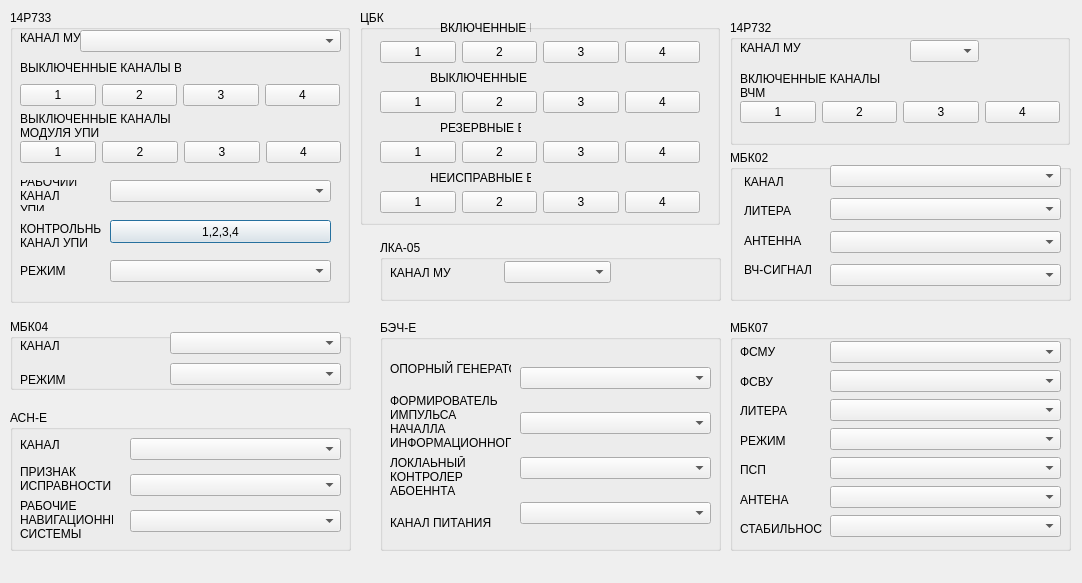
<?xml version="1.0" encoding="UTF-8"?>
<ui version="4.0">
 <class>bkupi_widg</class>
 <widget class="QDialog" name="bkupi_widg">
  <property name="geometry">
   <rect>
    <x>0</x>
    <y>0</y>
    <width>1082</width>
    <height>583</height>
   </rect>
  </property>
  <property name="windowTitle">
   <string>Dialog</string>
  </property>
  <widget class="QGroupBox" name="_14r733">
   <property name="geometry">
    <rect>
     <x>10</x>
     <y>10</y>
     <width>340</width>
     <height>293</height>
    </rect>
   </property>
   <property name="title">
    <string>14Р733</string>
   </property>
   <property name="flat">
    <bool>false</bool>
   </property>
   <property name="checkable">
    <bool>false</bool>
   </property>
   <property name="checked">
    <bool>false</bool>
   </property>
   <widget class="QLabel" name="label">
    <property name="geometry">
     <rect>
      <x>10</x>
      <y>20</y>
      <width>61</width>
      <height>16</height>
     </rect>
    </property>
    <property name="text">
     <string>КАНАЛ МУ</string>
    </property>
   </widget>
   <widget class="QLabel" name="label_2">
    <property name="geometry">
     <rect>
      <x>10</x>
      <y>50</y>
      <width>161</width>
      <height>16</height>
     </rect>
    </property>
    <property name="text">
     <string>ВЫКЛЮЧЕННЫЕ КАНАЛЫ ВЧМ</string>
    </property>
   </widget>
   <widget class="QLabel" name="label_3">
    <property name="geometry">
     <rect>
      <x>10</x>
      <y>100</y>
      <width>181</width>
      <height>31</height>
     </rect>
    </property>
    <property name="text">
     <string>ВЫКЛЮЧЕННЫЕ КАНАЛЫ МОДУЛЯ УПИ</string>
    </property>
    <property name="textFormat">
     <enum>Qt::AutoText</enum>
    </property>
    <property name="scaledContents">
     <bool>false</bool>
    </property>
    <property name="wordWrap">
     <bool>true</bool>
    </property>
    <property name="margin">
     <number>0</number>
    </property>
    <property name="indent">
     <number>-1</number>
    </property>
    <property name="openExternalLinks">
     <bool>false</bool>
    </property>
   </widget>
   <widget class="QLabel" name="label_4">
    <property name="geometry">
     <rect>
      <x>10</x>
      <y>170</y>
      <width>61</width>
      <height>31</height>
     </rect>
    </property>
    <property name="text">
     <string>РАБОЧИЙ КАНАЛ УПИ</string>
    </property>
    <property name="wordWrap">
     <bool>true</bool>
    </property>
   </widget>
   <widget class="QLabel" name="label_5">
    <property name="geometry">
     <rect>
      <x>10</x>
      <y>210</y>
      <width>81</width>
      <height>31</height>
     </rect>
    </property>
    <property name="text">
     <string>КОНТРОЛЬНЫЙ КАНАЛ УПИ</string>
    </property>
    <property name="wordWrap">
     <bool>true</bool>
    </property>
   </widget>
   <widget class="QLabel" name="label_6">
    <property name="geometry">
     <rect>
      <x>10</x>
      <y>250</y>
      <width>47</width>
      <height>21</height>
     </rect>
    </property>
    <property name="text">
     <string>РЕЖИМ</string>
    </property>
   </widget>
   <widget class="QPushButton" name="_14r733_ccupi">
    <property name="geometry">
     <rect>
      <x>100</x>
      <y>210</y>
      <width>221</width>
      <height>23</height>
     </rect>
    </property>
    <property name="text">
     <string>1,2,3,4</string>
    </property>
   </widget>
   <widget class="QWidget" name="layoutWidget">
    <property name="geometry">
     <rect>
      <x>10</x>
      <y>70</y>
      <width>320</width>
      <height>31</height>
     </rect>
    </property>
    <layout class="QHBoxLayout" name="horizontalLayout">
     <item>
      <widget class="QPushButton" name="_14r733_vchm1">
       <property name="text">
        <string>1</string>
       </property>
       <property name="checkable">
        <bool>true</bool>
       </property>
      </widget>
     </item>
     <item>
      <widget class="QPushButton" name="_14r733_vchm2">
       <property name="text">
        <string>2</string>
       </property>
       <property name="checkable">
        <bool>true</bool>
       </property>
      </widget>
     </item>
     <item>
      <widget class="QPushButton" name="_14r733_vchm3">
       <property name="text">
        <string>3</string>
       </property>
       <property name="checkable">
        <bool>true</bool>
       </property>
      </widget>
     </item>
     <item>
      <widget class="QPushButton" name="_14r733_vchm4">
       <property name="text">
        <string>4</string>
       </property>
       <property name="checkable">
        <bool>true</bool>
       </property>
      </widget>
     </item>
    </layout>
   </widget>
   <widget class="QWidget" name="layoutWidget">
    <property name="geometry">
     <rect>
      <x>10</x>
      <y>130</y>
      <width>321</width>
      <height>25</height>
     </rect>
    </property>
    <layout class="QHBoxLayout" name="horizontalLayout_2">
     <item>
      <widget class="QPushButton" name="_14r733_upi1">
       <property name="text">
        <string>1</string>
       </property>
       <property name="checkable">
        <bool>true</bool>
       </property>
      </widget>
     </item>
     <item>
      <widget class="QPushButton" name="_14r733_upi2">
       <property name="text">
        <string>2</string>
       </property>
       <property name="checkable">
        <bool>true</bool>
       </property>
      </widget>
     </item>
     <item>
      <widget class="QPushButton" name="_14r733_upi3">
       <property name="text">
        <string>3</string>
       </property>
       <property name="checkable">
        <bool>true</bool>
       </property>
      </widget>
     </item>
     <item>
      <widget class="QPushButton" name="_14r733_upi4">
       <property name="text">
        <string>4</string>
       </property>
       <property name="checkable">
        <bool>true</bool>
       </property>
      </widget>
     </item>
    </layout>
   </widget>
   <widget class="QComboBox" name="_14p733_rku">
    <property name="geometry">
     <rect>
      <x>100</x>
      <y>170</y>
      <width>221</width>
      <height>22</height>
     </rect>
    </property>
   </widget>
   <widget class="QComboBox" name="_14p733_regim">
    <property name="geometry">
     <rect>
      <x>100</x>
      <y>250</y>
      <width>221</width>
      <height>22</height>
     </rect>
    </property>
   </widget>
   <widget class="QComboBox" name="_14P733_ch">
    <property name="geometry">
     <rect>
      <x>70</x>
      <y>20</y>
      <width>261</width>
      <height>22</height>
     </rect>
    </property>
   </widget>
  </widget>
  <widget class="QGroupBox" name="mbk04">
   <property name="geometry">
    <rect>
     <x>10</x>
     <y>319</y>
     <width>341</width>
     <height>71</height>
    </rect>
   </property>
   <property name="title">
    <string>МБК04</string>
   </property>
   <widget class="QWidget" name="layoutWidget">
    <property name="geometry">
     <rect>
      <x>10</x>
      <y>13</y>
      <width>111</width>
      <height>61</height>
     </rect>
    </property>
    <layout class="QVBoxLayout" name="verticalLayout_2">
     <item>
      <widget class="QLabel" name="label_7">
       <property name="text">
        <string>КАНАЛ</string>
       </property>
      </widget>
     </item>
     <item>
      <widget class="QLabel" name="label_8">
       <property name="text">
        <string>РЕЖИМ</string>
       </property>
      </widget>
     </item>
    </layout>
   </widget>
   <widget class="QWidget" name="layoutWidget">
    <property name="geometry">
     <rect>
      <x>160</x>
      <y>10</y>
      <width>171</width>
      <height>61</height>
     </rect>
    </property>
    <layout class="QVBoxLayout" name="verticalLayout_4">
     <item>
      <widget class="QComboBox" name="mbk04_chanel"/>
     </item>
     <item>
      <widget class="QComboBox" name="mbk04_mode"/>
     </item>
    </layout>
   </widget>
  </widget>
  <widget class="QGroupBox" name="mbk07">
   <property name="geometry">
    <rect>
     <x>730</x>
     <y>320</y>
     <width>341</width>
     <height>231</height>
    </rect>
   </property>
   <property name="title">
    <string>МБК07</string>
   </property>
   <widget class="QWidget" name="layoutWidget">
    <property name="geometry">
     <rect>
      <x>10</x>
      <y>20</y>
      <width>82</width>
      <height>201</height>
     </rect>
    </property>
    <layout class="QVBoxLayout" name="verticalLayout">
     <item>
      <widget class="QLabel" name="label_9">
       <property name="text">
        <string>ФСМУ</string>
       </property>
      </widget>
     </item>
     <item>
      <widget class="QLabel" name="label_10">
       <property name="text">
        <string>ФСВУ</string>
       </property>
      </widget>
     </item>
     <item>
      <widget class="QLabel" name="label_11">
       <property name="text">
        <string>ЛИТЕРА</string>
       </property>
      </widget>
     </item>
     <item>
      <widget class="QLabel" name="label_12">
       <property name="text">
        <string>РЕЖИМ</string>
       </property>
      </widget>
     </item>
     <item>
      <widget class="QLabel" name="label_13">
       <property name="text">
        <string>ПСП</string>
       </property>
      </widget>
     </item>
     <item>
      <widget class="QLabel" name="label_14">
       <property name="text">
        <string>АНТЕНА</string>
       </property>
      </widget>
     </item>
     <item>
      <widget class="QLabel" name="label_15">
       <property name="text">
        <string>СТАБИЛЬНОСТЬ</string>
       </property>
      </widget>
     </item>
    </layout>
   </widget>
   <widget class="QWidget" name="layoutWidget">
    <property name="geometry">
     <rect>
      <x>100</x>
      <y>20</y>
      <width>231</width>
      <height>199</height>
     </rect>
    </property>
    <layout class="QVBoxLayout" name="verticalLayout_3">
     <item>
      <widget class="QComboBox" name="mbk07_fsmy"/>
     </item>
     <item>
      <widget class="QComboBox" name="mbk07_fsvy"/>
     </item>
     <item>
      <widget class="QComboBox" name="mbk07_lt"/>
     </item>
     <item>
      <widget class="QComboBox" name="mbk07_mode"/>
     </item>
     <item>
      <widget class="QComboBox" name="mbk07_psp"/>
     </item>
     <item>
      <widget class="QComboBox" name="mbk07_ant"/>
     </item>
     <item>
      <widget class="QComboBox" name="mbk07_stab"/>
     </item>
    </layout>
   </widget>
  </widget>
  <widget class="QGroupBox" name="cbk">
   <property name="geometry">
    <rect>
     <x>360</x>
     <y>10</y>
     <width>360</width>
     <height>215</height>
    </rect>
   </property>
   <property name="title">
    <string>ЦБК</string>
   </property>
   <property name="checkable">
    <bool>false</bool>
   </property>
   <widget class="QLabel" name="label_16">
    <property name="geometry">
     <rect>
      <x>80</x>
      <y>10</y>
      <width>91</width>
      <height>16</height>
     </rect>
    </property>
    <property name="text">
     <string>ВКЛЮЧЕННЫЕ ВМ</string>
    </property>
   </widget>
   <widget class="QLabel" name="label_17">
    <property name="geometry">
     <rect>
      <x>70</x>
      <y>60</y>
      <width>101</width>
      <height>16</height>
     </rect>
    </property>
    <property name="text">
     <string>ВЫКЛЮЧЕННЫЕ ВМ</string>
    </property>
   </widget>
   <widget class="QWidget" name="layoutWidget_2">
    <property name="geometry">
     <rect>
      <x>20</x>
      <y>30</y>
      <width>320</width>
      <height>25</height>
     </rect>
    </property>
    <layout class="QHBoxLayout" name="horizontalLayout_3">
     <item>
      <widget class="QPushButton" name="cbk_on_vm1">
       <property name="text">
        <string>1</string>
       </property>
       <property name="checkable">
        <bool>true</bool>
       </property>
      </widget>
     </item>
     <item>
      <widget class="QPushButton" name="cbk_on_vm2">
       <property name="text">
        <string>2</string>
       </property>
       <property name="checkable">
        <bool>true</bool>
       </property>
      </widget>
     </item>
     <item>
      <widget class="QPushButton" name="cbk_on_vm3">
       <property name="text">
        <string>3</string>
       </property>
       <property name="checkable">
        <bool>true</bool>
       </property>
      </widget>
     </item>
     <item>
      <widget class="QPushButton" name="cbk_on_vm4">
       <property name="text">
        <string>4</string>
       </property>
       <property name="checkable">
        <bool>true</bool>
       </property>
      </widget>
     </item>
    </layout>
   </widget>
   <widget class="QWidget" name="layoutWidget_3">
    <property name="geometry">
     <rect>
      <x>20</x>
      <y>80</y>
      <width>320</width>
      <height>25</height>
     </rect>
    </property>
    <layout class="QHBoxLayout" name="horizontalLayout_4">
     <item>
      <widget class="QPushButton" name="cbk_off_vm1">
       <property name="text">
        <string>1</string>
       </property>
       <property name="checkable">
        <bool>true</bool>
       </property>
      </widget>
     </item>
     <item>
      <widget class="QPushButton" name="cbk_off_vm2">
       <property name="text">
        <string>2</string>
       </property>
       <property name="checkable">
        <bool>true</bool>
       </property>
      </widget>
     </item>
     <item>
      <widget class="QPushButton" name="cbk_off_vm3">
       <property name="text">
        <string>3</string>
       </property>
       <property name="checkable">
        <bool>true</bool>
       </property>
      </widget>
     </item>
     <item>
      <widget class="QPushButton" name="cbk_off_vm4">
       <property name="text">
        <string>4</string>
       </property>
       <property name="checkable">
        <bool>true</bool>
       </property>
      </widget>
     </item>
    </layout>
   </widget>
   <widget class="QLabel" name="label_18">
    <property name="geometry">
     <rect>
      <x>80</x>
      <y>110</y>
      <width>81</width>
      <height>16</height>
     </rect>
    </property>
    <property name="text">
     <string>РЕЗЕРВНЫЕ ВМ</string>
    </property>
   </widget>
   <widget class="QLabel" name="label_19">
    <property name="geometry">
     <rect>
      <x>70</x>
      <y>160</y>
      <width>101</width>
      <height>16</height>
     </rect>
    </property>
    <property name="text">
     <string>НЕИСПРАВНЫЕ ВМ</string>
    </property>
   </widget>
   <widget class="QWidget" name="layoutWidget_5">
    <property name="geometry">
     <rect>
      <x>20</x>
      <y>180</y>
      <width>320</width>
      <height>25</height>
     </rect>
    </property>
    <layout class="QHBoxLayout" name="horizontalLayout_7">
     <item>
      <widget class="QPushButton" name="cbk_wrong_vm1">
       <property name="text">
        <string>1</string>
       </property>
       <property name="checkable">
        <bool>true</bool>
       </property>
      </widget>
     </item>
     <item>
      <widget class="QPushButton" name="cbk_wrong_vm2">
       <property name="text">
        <string>2</string>
       </property>
       <property name="checkable">
        <bool>true</bool>
       </property>
      </widget>
     </item>
     <item>
      <widget class="QPushButton" name="cbk_wrong_vm3">
       <property name="text">
        <string>3</string>
       </property>
       <property name="checkable">
        <bool>true</bool>
       </property>
      </widget>
     </item>
     <item>
      <widget class="QPushButton" name="cbk_wrong_vm4">
       <property name="text">
        <string>4</string>
       </property>
       <property name="checkable">
        <bool>true</bool>
       </property>
      </widget>
     </item>
    </layout>
   </widget>
   <widget class="QWidget" name="layoutWidget_4">
    <property name="geometry">
     <rect>
      <x>20</x>
      <y>130</y>
      <width>320</width>
      <height>25</height>
     </rect>
    </property>
    <layout class="QHBoxLayout" name="horizontalLayout_6">
     <item>
      <widget class="QPushButton" name="cbk_backup_vm1">
       <property name="text">
        <string>1</string>
       </property>
       <property name="checkable">
        <bool>true</bool>
       </property>
      </widget>
     </item>
     <item>
      <widget class="QPushButton" name="cbk_backup_vm2">
       <property name="text">
        <string>2</string>
       </property>
       <property name="checkable">
        <bool>true</bool>
       </property>
      </widget>
     </item>
     <item>
      <widget class="QPushButton" name="cbk_backup_vm3">
       <property name="text">
        <string>3</string>
       </property>
       <property name="checkable">
        <bool>true</bool>
       </property>
      </widget>
     </item>
     <item>
      <widget class="QPushButton" name="cbk_backup_vm4">
       <property name="text">
        <string>4</string>
       </property>
       <property name="checkable">
        <bool>true</bool>
       </property>
      </widget>
     </item>
    </layout>
   </widget>
  </widget>
  <widget class="QGroupBox" name="lka_05">
   <property name="geometry">
    <rect>
     <x>380</x>
     <y>240</y>
     <width>341</width>
     <height>61</height>
    </rect>
   </property>
   <property name="title">
    <string>ЛКА-05</string>
   </property>
   <widget class="QWidget" name="layoutWidget">
    <property name="geometry">
     <rect>
      <x>10</x>
      <y>20</y>
      <width>221</width>
      <height>25</height>
     </rect>
    </property>
    <layout class="QHBoxLayout" name="horizontalLayout_8">
     <item>
      <widget class="QLabel" name="label_20">
       <property name="text">
        <string>КАНАЛ МУ</string>
       </property>
      </widget>
     </item>
     <item>
      <widget class="QComboBox" name="lka05_km_2"/>
     </item>
    </layout>
   </widget>
  </widget>
  <widget class="QGroupBox" name="groupBox_6">
   <property name="geometry">
    <rect>
     <x>380</x>
     <y>320</y>
     <width>341</width>
     <height>231</height>
    </rect>
   </property>
   <property name="title">
    <string>БЭЧ-Е</string>
   </property>
   <widget class="QWidget" name="layoutWidget">
    <property name="geometry">
     <rect>
      <x>10</x>
      <y>30</y>
      <width>121</width>
      <height>191</height>
     </rect>
    </property>
    <layout class="QVBoxLayout" name="verticalLayout_5">
     <item>
      <widget class="QLabel" name="label_21">
       <property name="text">
        <string>ОПОРНЫЙ ГЕНЕРАТОР</string>
       </property>
      </widget>
     </item>
     <item>
      <widget class="QLabel" name="label_22">
       <property name="text">
        <string>ФОРМИРОВАТЕЛЬ ИМПУЛЬСА НАЧАЛЛА ИНФОРМАЦИОННОГО КАДРА</string>
       </property>
       <property name="wordWrap">
        <bool>true</bool>
       </property>
      </widget>
     </item>
     <item>
      <widget class="QLabel" name="label_23">
       <property name="text">
        <string>ЛОКЛАЬНЫЙ КОНТРОЛЕР АБОЕННТА</string>
       </property>
       <property name="wordWrap">
        <bool>true</bool>
       </property>
      </widget>
     </item>
     <item>
      <widget class="QLabel" name="label_24">
       <property name="text">
        <string>КАНАЛ ПИТАНИЯ</string>
       </property>
      </widget>
     </item>
    </layout>
   </widget>
   <widget class="QWidget" name="layoutWidget">
    <property name="geometry">
     <rect>
      <x>140</x>
      <y>30</y>
      <width>191</width>
      <height>191</height>
     </rect>
    </property>
    <layout class="QVBoxLayout" name="verticalLayout_6">
     <item>
      <widget class="QComboBox" name="beh_og"/>
     </item>
     <item>
      <widget class="QComboBox" name="beh_finik"/>
     </item>
     <item>
      <widget class="QComboBox" name="beh_lka"/>
     </item>
     <item>
      <widget class="QComboBox" name="beh_kp"/>
     </item>
    </layout>
   </widget>
  </widget>
  <widget class="QGroupBox" name="_14P732">
   <property name="geometry">
    <rect>
     <x>730</x>
     <y>20</y>
     <width>340</width>
     <height>125</height>
    </rect>
   </property>
   <property name="title">
    <string>14Р732</string>
   </property>
   <widget class="QLabel" name="label_25">
    <property name="geometry">
     <rect>
      <x>10</x>
      <y>20</y>
      <width>61</width>
      <height>16</height>
     </rect>
    </property>
    <property name="text">
     <string>КАНАЛ МУ</string>
    </property>
   </widget>
   <widget class="QLabel" name="label_26">
    <property name="geometry">
     <rect>
      <x>10</x>
      <y>50</y>
      <width>151</width>
      <height>31</height>
     </rect>
    </property>
    <property name="text">
     <string>ВКЛЮЧЕННЫЕ КАНАЛЫ ВЧМ</string>
    </property>
    <property name="wordWrap">
     <bool>true</bool>
    </property>
   </widget>
   <widget class="QWidget" name="layoutWidget_6">
    <property name="geometry">
     <rect>
      <x>10</x>
      <y>80</y>
      <width>320</width>
      <height>25</height>
     </rect>
    </property>
    <layout class="QHBoxLayout" name="horizontalLayout_9">
     <item>
      <widget class="QPushButton" name="_14r732_vchm1">
       <property name="text">
        <string>1</string>
       </property>
       <property name="checkable">
        <bool>true</bool>
       </property>
      </widget>
     </item>
     <item>
      <widget class="QPushButton" name="_14r732_vchm2">
       <property name="text">
        <string>2</string>
       </property>
       <property name="checkable">
        <bool>true</bool>
       </property>
      </widget>
     </item>
     <item>
      <widget class="QPushButton" name="_14r732_vchm3">
       <property name="text">
        <string>3</string>
       </property>
       <property name="checkable">
        <bool>true</bool>
       </property>
      </widget>
     </item>
     <item>
      <widget class="QPushButton" name="_14r732_vchm4">
       <property name="text">
        <string>4</string>
       </property>
       <property name="checkable">
        <bool>true</bool>
       </property>
      </widget>
     </item>
    </layout>
   </widget>
   <widget class="QComboBox" name="_14P732_km">
    <property name="geometry">
     <rect>
      <x>180</x>
      <y>20</y>
      <width>69</width>
      <height>22</height>
     </rect>
    </property>
   </widget>
  </widget>
  <widget class="QGroupBox" name="mbk02">
   <property name="geometry">
    <rect>
     <x>730</x>
     <y>150</y>
     <width>341</width>
     <height>151</height>
    </rect>
   </property>
   <property name="title">
    <string>МБК02</string>
   </property>
   <widget class="QWidget" name="layoutWidget">
    <property name="geometry">
     <rect>
      <x>100</x>
      <y>10</y>
      <width>231</width>
      <height>131</height>
     </rect>
    </property>
    <layout class="QVBoxLayout" name="verticalLayout_7">
     <item>
      <widget class="QComboBox" name="mbk02_osn"/>
     </item>
     <item>
      <widget class="QComboBox" name="mbk02_lit"/>
     </item>
     <item>
      <widget class="QComboBox" name="mbk02_ant"/>
     </item>
     <item>
      <widget class="QComboBox" name="mbk02_vcs"/>
     </item>
    </layout>
   </widget>
   <widget class="QWidget" name="layoutWidget">
    <property name="geometry">
     <rect>
      <x>14</x>
      <y>20</y>
      <width>71</width>
      <height>111</height>
     </rect>
    </property>
    <layout class="QVBoxLayout" name="verticalLayout_8">
     <item>
      <widget class="QLabel" name="label_27">
       <property name="text">
        <string>КАНАЛ</string>
       </property>
      </widget>
     </item>
     <item>
      <widget class="QLabel" name="label_28">
       <property name="text">
        <string>ЛИТЕРА</string>
       </property>
      </widget>
     </item>
     <item>
      <widget class="QLabel" name="label_29">
       <property name="text">
        <string>АНТЕННА</string>
       </property>
      </widget>
     </item>
     <item>
      <widget class="QLabel" name="label_30">
       <property name="text">
        <string>ВЧ-СИГНАЛ</string>
       </property>
      </widget>
     </item>
    </layout>
   </widget>
  </widget>
  <widget class="QGroupBox" name="ach_e">
   <property name="enabled">
    <bool>true</bool>
   </property>
   <property name="geometry">
    <rect>
     <x>10</x>
     <y>410</y>
     <width>341</width>
     <height>141</height>
    </rect>
   </property>
   <property name="title">
    <string>АСН-Е</string>
   </property>
   <widget class="QWidget" name="layoutWidget">
    <property name="geometry">
     <rect>
      <x>10</x>
      <y>20</y>
      <width>93</width>
      <height>111</height>
     </rect>
    </property>
    <layout class="QVBoxLayout" name="verticalLayout_10">
     <item>
      <widget class="QLabel" name="label_37">
       <property name="text">
        <string>КАНАЛ</string>
       </property>
      </widget>
     </item>
     <item>
      <widget class="QLabel" name="label_38">
       <property name="text">
        <string>ПРИЗНАК ИСПРАВНОСТИ</string>
       </property>
       <property name="wordWrap">
        <bool>true</bool>
       </property>
      </widget>
     </item>
     <item>
      <widget class="QLabel" name="label_39">
       <property name="text">
        <string>РАБОЧИЕ НАВИГАЦИОННЫЕ СИСТЕМЫ</string>
       </property>
       <property name="wordWrap">
        <bool>true</bool>
       </property>
      </widget>
     </item>
    </layout>
   </widget>
   <widget class="QWidget" name="layoutWidget">
    <property name="geometry">
     <rect>
      <x>120</x>
      <y>20</y>
      <width>211</width>
      <height>111</height>
     </rect>
    </property>
    <layout class="QVBoxLayout" name="verticalLayout_12">
     <item>
      <widget class="QComboBox" name="acn_k"/>
     </item>
     <item>
      <widget class="QComboBox" name="acn_pi"/>
     </item>
     <item>
      <widget class="QComboBox" name="acn_rns"/>
     </item>
    </layout>
   </widget>
  </widget>
 </widget>
 <resources/>
 <connections/>
</ui>
